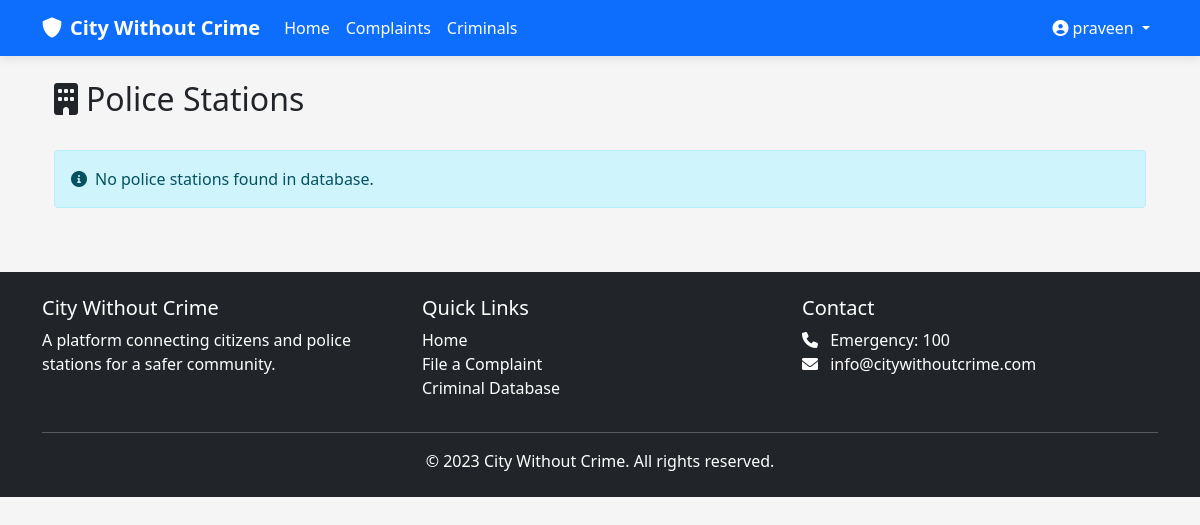
The page /stations/ (signed in) on the database as committed earlier.
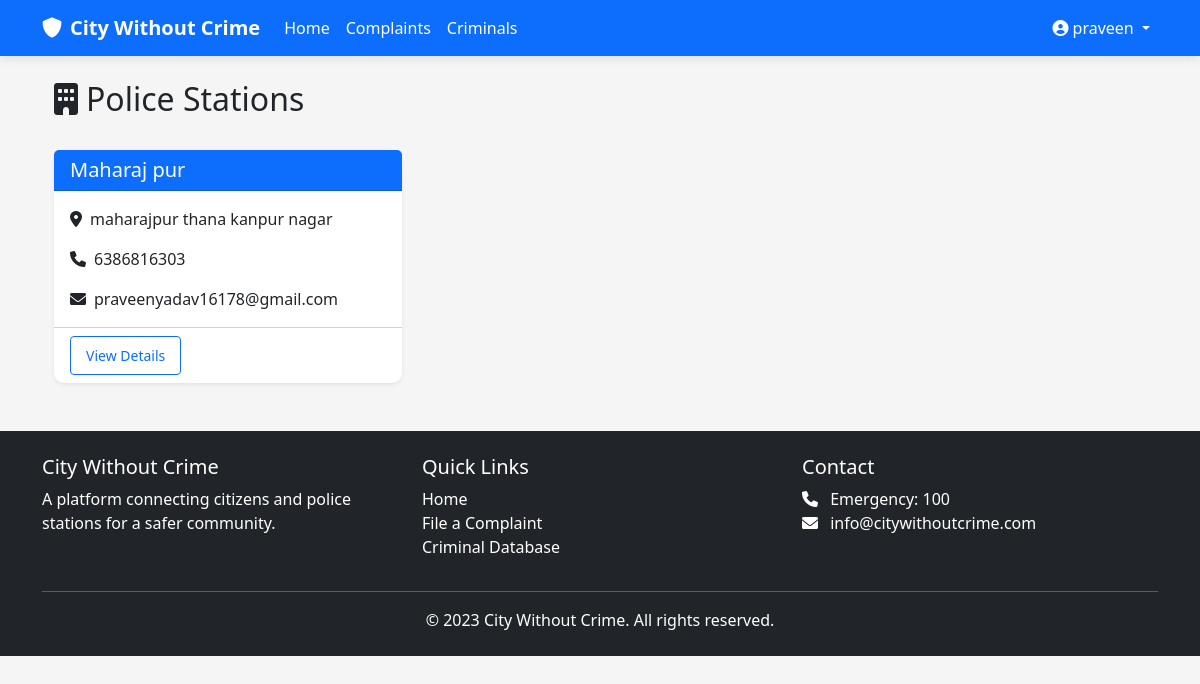
The same page on the database as committed later.
### cwc_app/models.py (models this page shows, shortened)
class PoliceStation(models.Model):
    name = models.CharField(max_length=100)
    address = models.TextField()
    contact_number = models.CharField(max_length=15)
    email = models.EmailField()
    jurisdiction = models.CharField(max_length=100)
    created_at = models.DateTimeField(auto_now_add=True)

### cwc_app/views.py (the view)
# urls.py: path('stations/', views.station_list, name='station_list'),
@login_required
def station_list(request):
    stations = PoliceStation.objects.all().order_by('name')
    return render(request, 'police_stations/list.html', {'stations': stations})

### templates/police_stations/list.html (shortened to what this page needs)
{% extends 'base.html' %}
{% block content %}
<div class="container">
    <div class="d-flex justify-content-between align-items-center mb-4">
        <h2><i class="fas fa-building me-2"></i>Police Stations</h2>
    </div>
    <div class="row g-4">
        {% for station in stations %}
        <div class="col-md-6 col-lg-4">
            <div class="card h-100 shadow-sm">
                <div class="card-header bg-primary text-white">
                    <h5 class="mb-0">{{ station.name }}</h5>
                </div>
                <div class="card-body">
                    <p class="card-text">
                        <i class="fas fa-map-marker-alt me-2"></i>{{ station.address|truncatewords:8 }}
                    </p>
                    <p class="card-text">
                        <i class="fas fa-phone me-2"></i>{{ station.contact_number }}
                    </p>
                    <p class="card-text">
                        <i class="fas fa-envelope me-2"></i>{{ station.email }}
                    </p>
                </div>
                <div class="card-footer bg-transparent">
                    <a href="{% url 'station_detail' station.pk %}" class="btn btn-sm btn-outline-primary">
                        View Details
                    </a>
                </div>
            </div>
        </div>
        {% empty %}
        <div class="col-12">
            <div class="alert alert-info">
                <i class="fas fa-info-circle me-2"></i>No police stations found in database.
            </div>
        </div>
        {% endfor %}
    </div>
</div>
{% endblock %}

Rows that differ between the two databases and show on the page:
added PoliceStation: name "Maharaj pur", address "maharajpur thana kanpur nagar", contact_number "6386816303", email "praveenyadav16178@gmail.com"
Other text that changed with them:
text no longer shown: "No police stations found in database."
